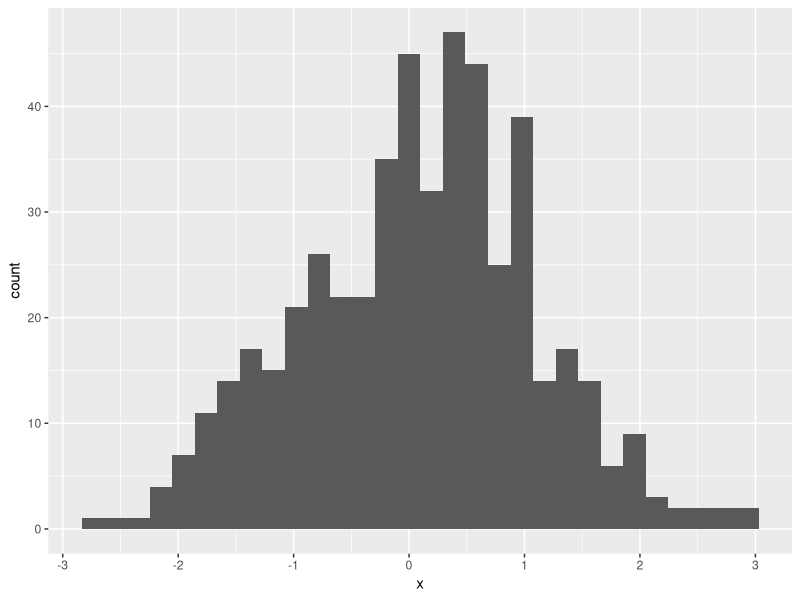
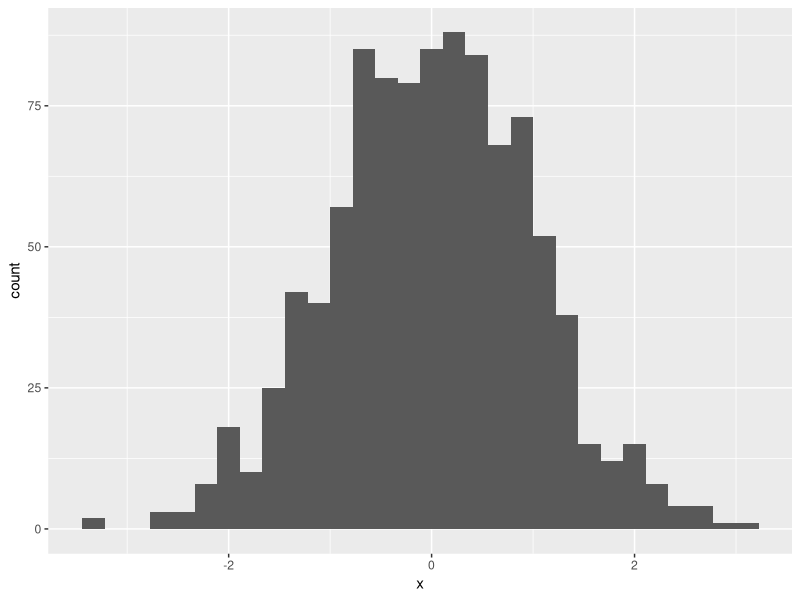
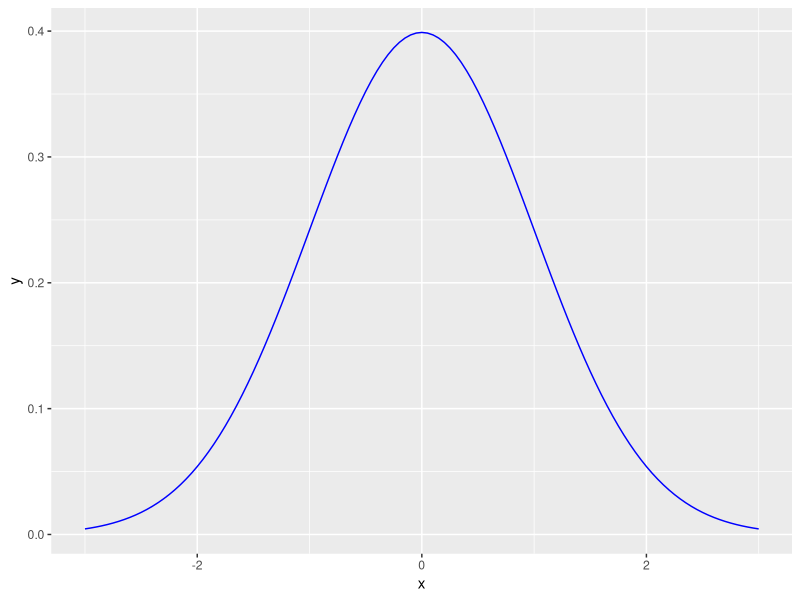
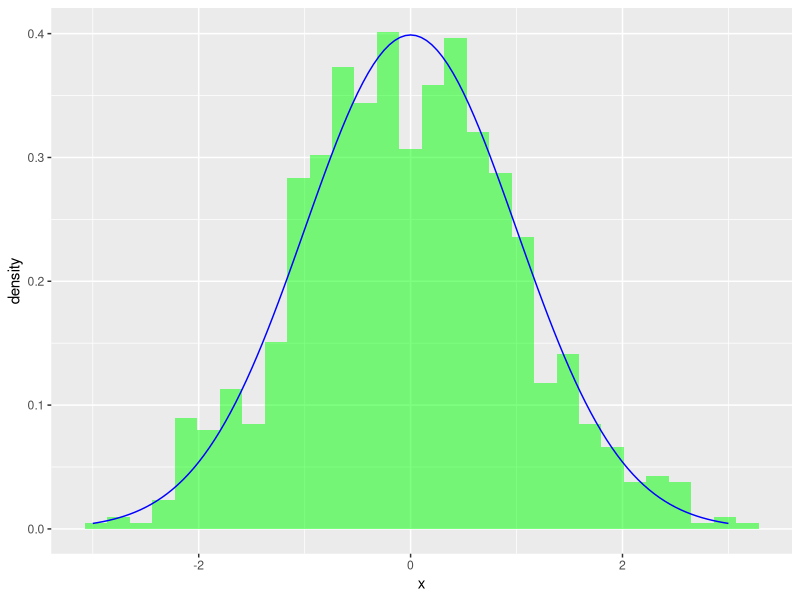
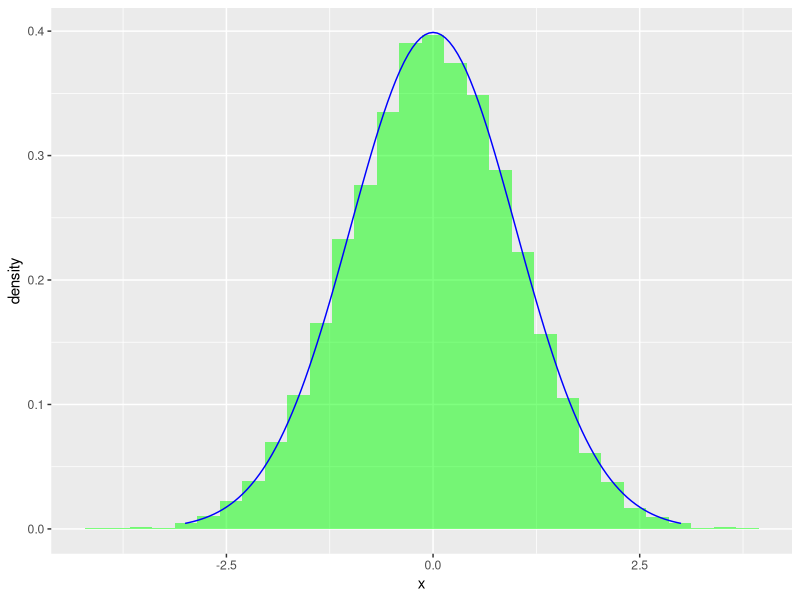

Recreate these plots in R, in order.
# 028_r_exercises_begin.R

# see
# http://www.r-exercises.com/2017/07/01/hacking-statistics-exercises-part-1/

library(tidyverse)
# ---- Exercise 1 ----

set.seed(1492)
n <- 500
df <- data.frame(x=rnorm(n))
ggplot(df, aes(x)) + geom_histogram()

exer <- function(n){
        df <- data.frame(x=rnorm(n))
        ggplot(df, aes(x)) + geom_histogram()
}

exer(1000)

# ---- Exercise 3 ----
# dnorm
x <- seq(-3,3,.05)
dg <- data.frame(x=x, y=dnorm(x) )
ggplot(dg, aes(x=x, y=y)) + geom_line(color="blue")
        
# combine:
combine <- function(n=500){
 x <- seq(-3,3,.05)
 dg <- data.frame(x=x, y=dnorm(x) )
 df <- data.frame(x=rnorm(n))
g<- ggplot(df, aes(x=x,y= ..density..))  + 
        geom_histogram(alpha=0.5, fill='green')
g + geom_line(data=dg, mapping=aes(x=x, y=y), color="blue")

}
combine(1000)
combine(10000)
